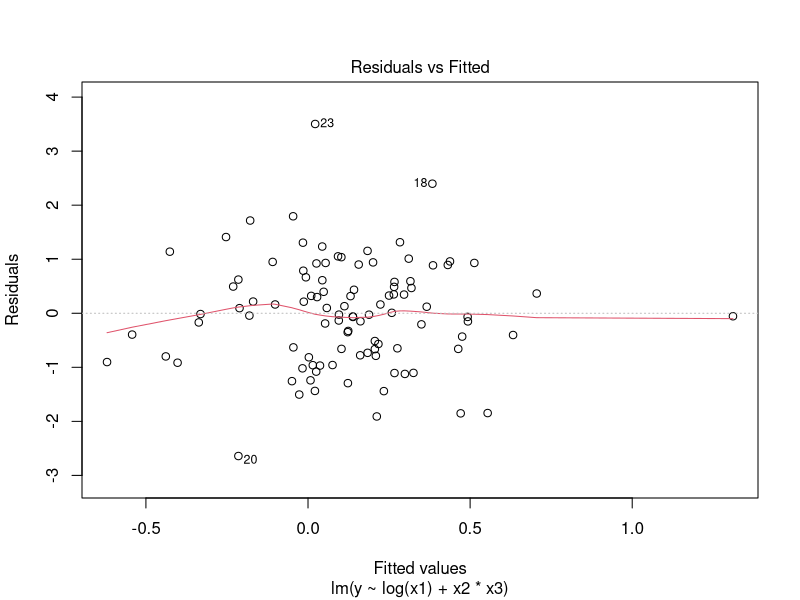
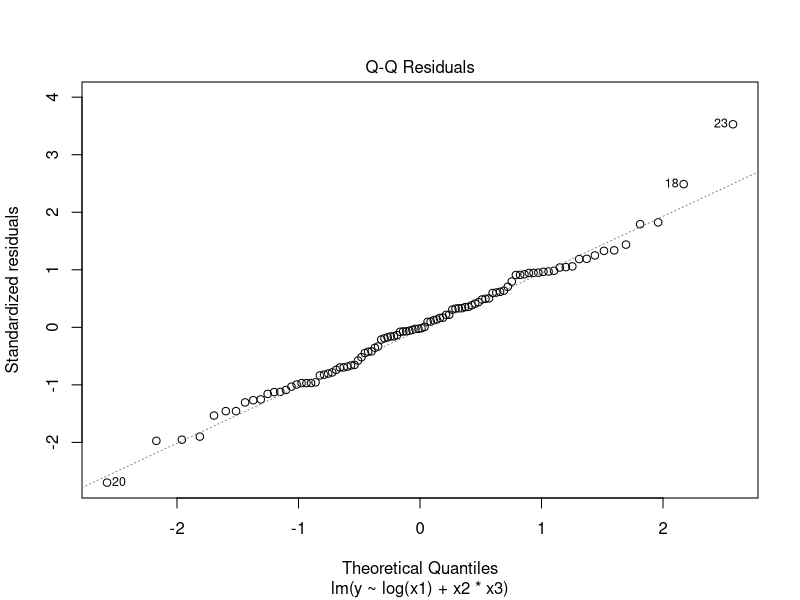
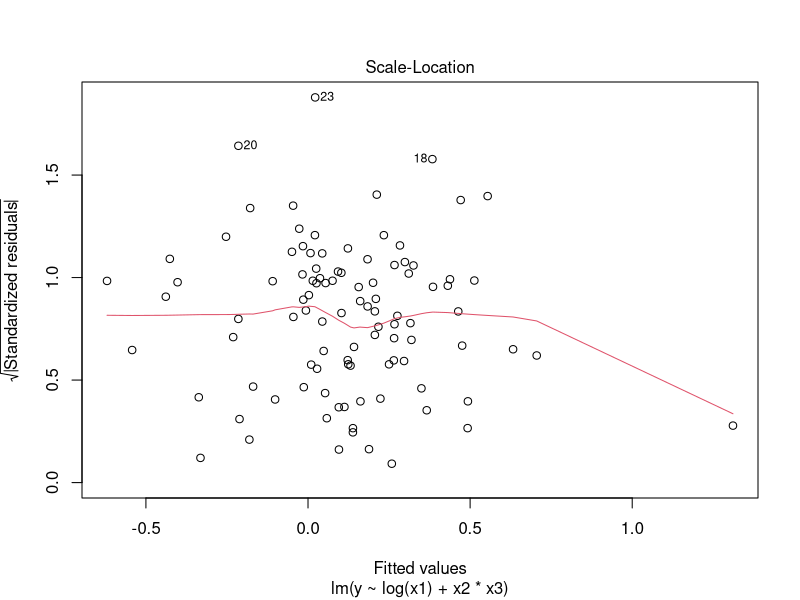
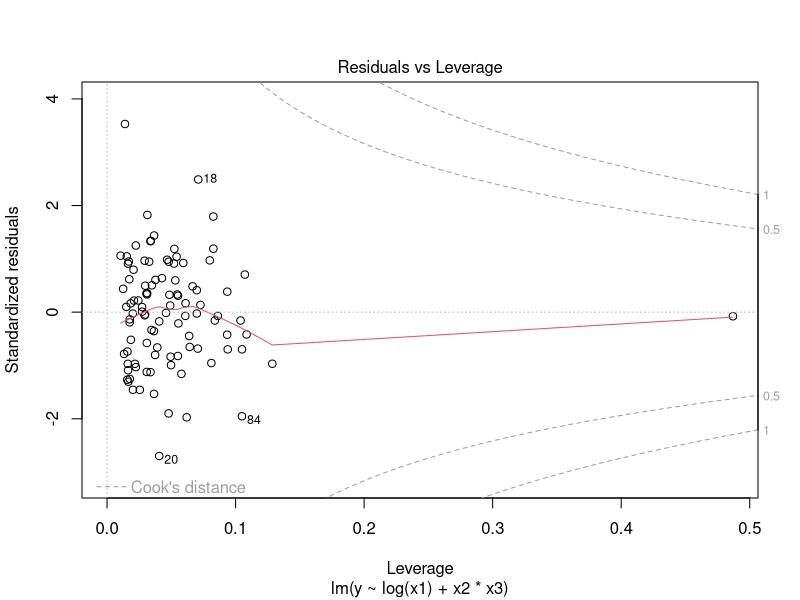

Reproduce these figures in R, in order.
num.of.vals <- 100
c1 <- as.call(list(rnorm,num.of.vals,m=50))
c1

dat <- data.frame(x1 = eval(c1),
                  x2 = eval(c1),
                  x3 = eval(c1),
                  x4 = eval(c1),
                  y  = rnorm(num.of.vals))
str(dat)
m2 <- lm( y ~ log(x1) + x2*x3, data = dat)
m2
plot(m2)

suffixX <- function(fmla,x,s) {
    upform <- as.formula(paste(". ~ .", "-",x , "+", paste(x,s,sep=""), sep=""))
    update.formula(fmla, upform)
}

newfmla <- formula(m2)
newfmla
suffixX(newfmla, "x2", "c")             # log(x1) is missed by update
suffixX(newfmla, "x1", "c")             # + member leakage

do.call("substitute", list(newfmla, setNames(list(as.name("x1c")), "x1")))
